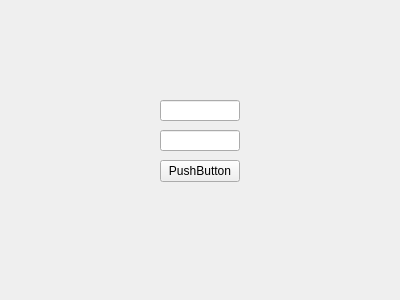
<?xml version="1.0" encoding="UTF-8"?>
<ui version="4.0">
 <class>Form</class>
 <widget class="QWidget" name="Form">
  <property name="geometry">
   <rect>
    <x>0</x>
    <y>0</y>
    <width>400</width>
    <height>300</height>
   </rect>
  </property>
  <property name="windowTitle">
   <string>Form</string>
  </property>
  <widget class="QPushButton" name="pushButton">
   <property name="geometry">
    <rect>
     <x>160</x>
     <y>160</y>
     <width>80</width>
     <height>22</height>
    </rect>
   </property>
   <property name="text">
    <string>PushButton</string>
   </property>
  </widget>
  <widget class="QLineEdit" name="lineEdit">
   <property name="geometry">
    <rect>
     <x>160</x>
     <y>130</y>
     <width>80</width>
     <height>21</height>
    </rect>
   </property>
  </widget>
  <widget class="QLineEdit" name="lineEdit_2">
   <property name="geometry">
    <rect>
     <x>160</x>
     <y>100</y>
     <width>80</width>
     <height>21</height>
    </rect>
   </property>
  </widget>
 </widget>
 <resources/>
 <connections/>
</ui>
